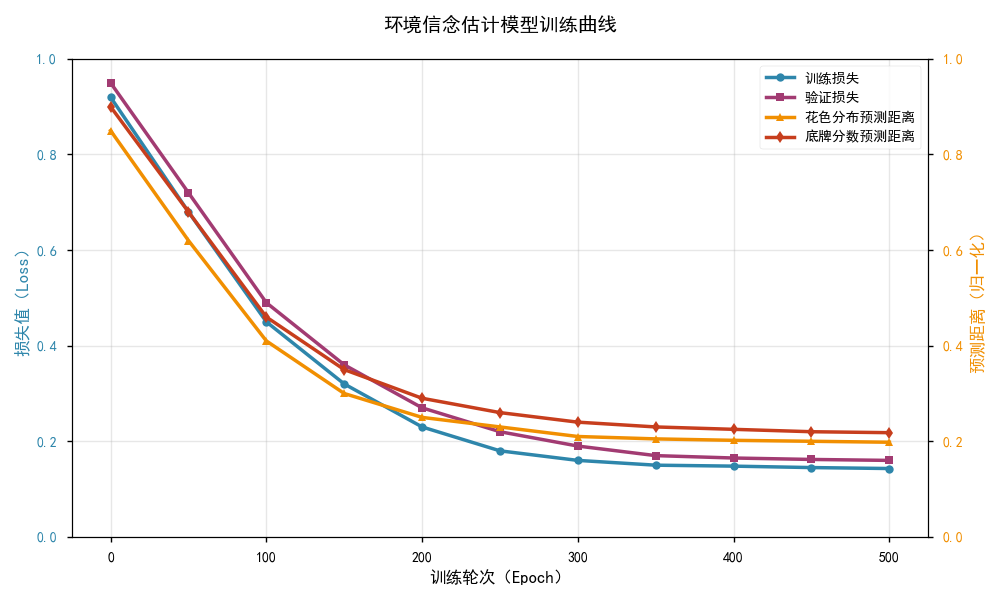

Source code (Python):
import matplotlib.pyplot as plt
import numpy as np
from matplotlib import rcParams

# 全局配置：设置中文字体、图表样式
rcParams['font.sans-serif'] = ['SimHei', 'DejaVu Sans']  # 支持中文和英文
rcParams['axes.unicode_minus'] = False  # 解决负号显示问题
plt.style.use('seaborn-v0_8-notebook')  # 美观的图表风格

# --------------------------
# 图1：环境信念估计模型训练曲线（对应4.2.3.1）
# 包含：训练/验证损失、花色分布预测距离、底牌分数预测距离
# --------------------------
def plot_belief_train_curve():
    epochs = np.arange(0, 501, 50)  # 0-500 epoch，每50步取一个点
    # 模拟训练/验证损失（先快速下降后平稳）
    train_loss = [0.92, 0.68, 0.45, 0.32, 0.23, 0.18, 0.16, 0.15, 0.148, 0.145, 0.143]
    val_loss = [0.95, 0.72, 0.49, 0.36, 0.27, 0.22, 0.19, 0.17, 0.165, 0.162, 0.16]
    # 模拟预测距离（归一化后，越小越优）
    suit_dist = [0.85, 0.62, 0.41, 0.30, 0.25, 0.23, 0.21, 0.205, 0.202, 0.20, 0.198]
    bottom_dist = [0.90, 0.68, 0.46, 0.35, 0.29, 0.26, 0.24, 0.23, 0.225, 0.22, 0.218]

    fig, ax1 = plt.subplots(figsize=(10, 6))

    # 绘制损失曲线（左y轴）
    ax1.plot(epochs, train_loss, 'o-', color='#2E86AB', linewidth=2.5, markersize=6, label='训练损失')
    ax1.plot(epochs, val_loss, 's-', color='#A23B72', linewidth=2.5, markersize=6, label='验证损失')
    ax1.set_xlabel('训练轮次（Epoch）', fontsize=12, fontweight='bold')
    ax1.set_ylabel('损失值（Loss）', fontsize=12, fontweight='bold', color='#2E86AB')
    ax1.tick_params(axis='y', labelcolor='#2E86AB')
    ax1.set_ylim(0, 1.0)
    ax1.grid(True, alpha=0.3)

    # 绘制预测距离（右y轴）
    ax2 = ax1.twinx()
    ax2.plot(epochs, suit_dist, '^-', color='#F18F01', linewidth=2.5, markersize=6, label='花色分布预测距离')
    ax2.plot(epochs, bottom_dist, 'd-', color='#C73E1D', linewidth=2.5, markersize=6, label='底牌分数预测距离')
    ax2.set_ylabel('预测距离（归一化）', fontsize=12, fontweight='bold', color='#F18F01')
    ax2.tick_params(axis='y', labelcolor='#F18F01')
    ax2.set_ylim(0, 1.0)

    # 合并图例
    lines1, labels1 = ax1.get_legend_handles_labels()
    lines2, labels2 = ax2.get_legend_handles_labels()
    ax1.legend(lines1 + lines2, labels1 + labels2, loc='upper right', fontsize=10)

    plt.title('环境信念估计模型训练曲线', fontsize=14, fontweight='bold', pad=20)
    plt.tight_layout()
    plt.savefig('belief_train_curve.png', dpi=300, bbox_inches='tight')
    plt.show()

# --------------------------
# 图2：分层强化学习收敛对比（对应5.4.3.1）
# 包含：HRL+Belief vs HRL+w/oBelief 的胜率和场均得分
# --------------------------
def plot_hrl_convergence():
    batches = np.arange(0, 120001, 10000)  # 0-12万批次
    # 模拟胜率（%）
    hrl_belief_win = [35, 48, 62, 75, 83, 87, 88.5, 89.2, 89.5, 89.7, 89.7, 89.7]
    hrl_no_belief_win = [32, 42, 55, 65, 72, 76, 79, 81, 82, 82.3, 82.5, 82.5]
    # 模拟场均得分
    hrl_belief_score = [55, 68, 82, 90, 95, 97, 98, 98.3, 98.5, 98.5, 98.5, 98.5]
    hrl_no_belief_score = [50, 60, 70, 78, 82, 84, 85, 85.5, 86, 86.2, 86.2, 86.2]

    fig, (ax1, ax2) = plt.subplots(2, 1, figsize=(10, 10), sharex=True)

    # 子图1：胜率对比
    ax1.plot(batches, hrl_belief_win, 'o-', color='#2E86AB', linewidth=3, markersize=6, label='HRL+Belief')
    ax1.plot(batches, hrl_no_belief_win, 's-', color='#C73E1D', linewidth=3, markersize=6, label='HRL+w/oBelief')
    ax1.set_ylabel('胜率（%）', fontsize=12, fontweight='bold')
    ax1.set_ylim(30, 95)
    ax1.grid(True, alpha=0.3)
    ax1.legend(fontsize=11)
    ax1.set_title('训练收敛对比 - 胜率', fontsize=13, fontweight='bold')

    # 子图2：场均得分对比
    ax2.plot(batches, hrl_belief_score, 'o-', color='#2E86AB', linewidth=3, markersize=6, label='HRL+Belief')
    ax2.plot(batches, hrl_no_belief_score, 's-', color='#C73E1D', linewidth=3, markersize=6, label='HRL+w/oBelief')
    ax2.set_xlabel('训练批次（Batch）', fontsize=12, fontweight='bold')
    ax2.set_ylabel('场均得分', fontsize=12, fontweight='bold')
    ax2.set_ylim(45, 105)
    ax2.grid(True, alpha=0.3)
    ax2.legend(fontsize=11)
    ax2.set_title('训练收敛对比 - 场均得分', fontsize=13, fontweight='bold')

    plt.suptitle('联合环境信念估计对收敛速度的提升', fontsize=14, fontweight='bold', y=0.98)
    plt.tight_layout()
    plt.savefig('hrl_convergence.png', dpi=300, bbox_inches='tight')
    plt.show()

# --------------------------
# 图3：信息熵降噪效果对比（对应5.4.3.3）
# 包含：不同牌局阶段的回合胜率 + 最终得分
# --------------------------
def plot_entropy_denoise():
    stages = ['前期（1-5轮）', '中期（6-10轮）', '后期（11轮后）']
    nc_win_rate = [50.3, 60.5, 64.8]  # 有降噪
    no_nc_win_rate = [46.1, 50.2, 65.3]  # 无降噪
    final_score = [97.1, 89.5]  # 最终得分对比
    score_labels = ['有信息熵降噪', '无降噪处理']

    fig, (ax1, ax2) = plt.subplots(1, 2, figsize=(12, 6))

    # 子图1：不同阶段回合胜率
    x = np.arange(len(stages))
    width = 0.35
    ax1.bar(x - width/2, nc_win_rate, width, label='有信息熵降噪', color='#2E86AB', alpha=0.8)
    ax1.bar(x + width/2, no_nc_win_rate, width, label='无降噪处理', color='#C73E1D', alpha=0.8)
    ax1.set_xlabel('牌局阶段', fontsize=12, fontweight='bold')
    ax1.set_ylabel('回合胜率（%）', fontsize=12, fontweight='bold')
    ax1.set_ylim(40, 70)
    ax1.set_xticks(x)
    ax1.set_xticklabels(stages, rotation=15)
    ax1.legend(fontsize=11)
    ax1.grid(True, alpha=0.3, axis='y')
    ax1.set_title('不同牌局阶段的回合胜率对比', fontsize=13, fontweight='bold')

    # 子图2：最终得分对比
    ax2.bar(score_labels, final_score, color=['#2E86AB', '#C73E1D'], alpha=0.8, width=0.5)
    ax2.set_ylabel('牌局最终得分', fontsize=12, fontweight='bold')
    ax2.set_ylim(85, 100)
    ax2.grid(True, alpha=0.3, axis='y')
    ax2.set_title('牌局最终得分对比', fontsize=13, fontweight='bold')
    # 在柱状图上添加数值标签
    for i, v in enumerate(final_score):
        ax2.text(i, v + 0.5, f'{v:.1f}', ha='center', va='bottom', fontweight='bold')

    plt.suptitle('信息熵置信度降噪效果分析', fontsize=14, fontweight='bold', y=0.98)
    plt.tight_layout()
    plt.savefig('entropy_denoise_effect.png', dpi=300, bbox_inches='tight')
    plt.show()

# --------------------------
# 执行绘图函数（按需调用）
# --------------------------
if __name__ == "__main__":
    plot_belief_train_curve()  # 环境信念估计模型训练曲线
    plot_hrl_convergence()     # 分层强化学习收敛对比
    plot_entropy_denoise()     # 信息熵降噪效果对比
